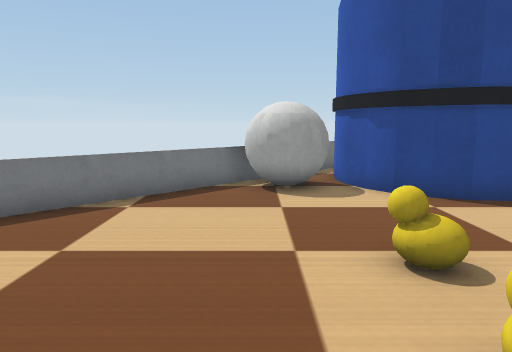
view 1 (above)

19 first-person views from a walk through a world built for the Webots simulator. The camera is 0.16 m above the floor, tilts 8° down and sees 70° across. The floor is counted in squares, 0.1 m on a side. Each view is taken from the middle of a square. On the plan, view 1 faces up. The plan holds only what a view shows up to about 17 squares ahead; the rest is blank. The robots in the file are not drawn. Webots' stock objects and surfaces are drawn as simple stand-ins.

view 2
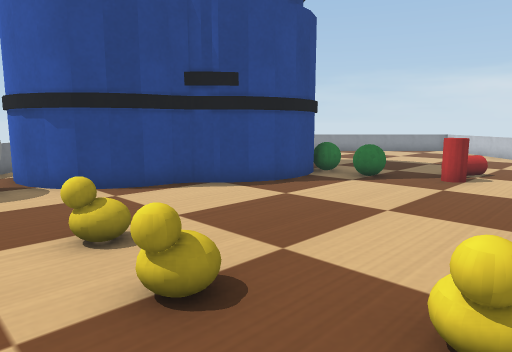

view 3
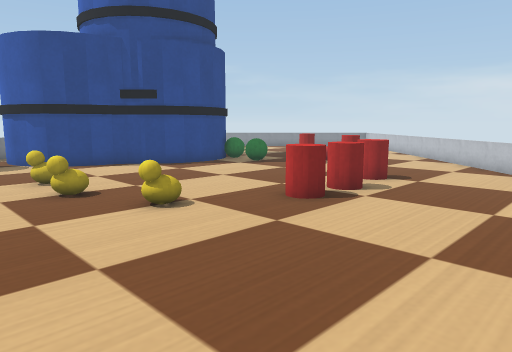

view 4
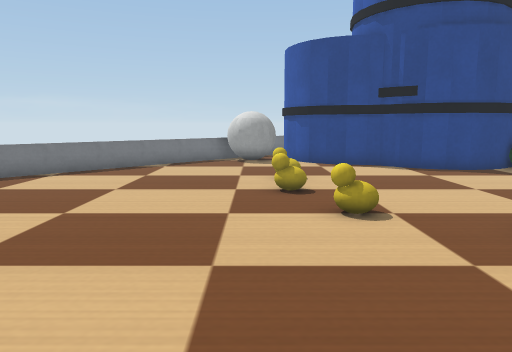

view 5
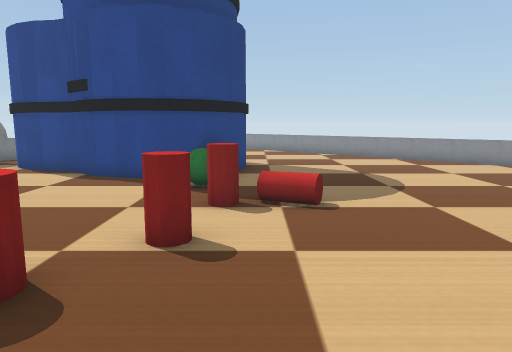

view 6
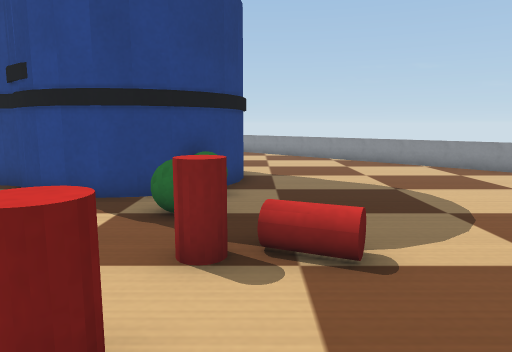

view 7
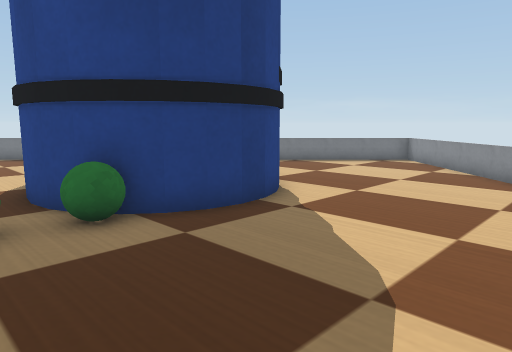

view 8
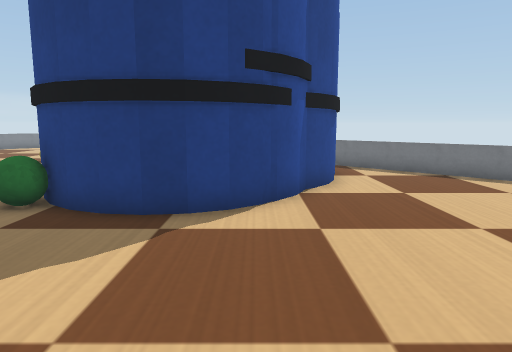

view 9
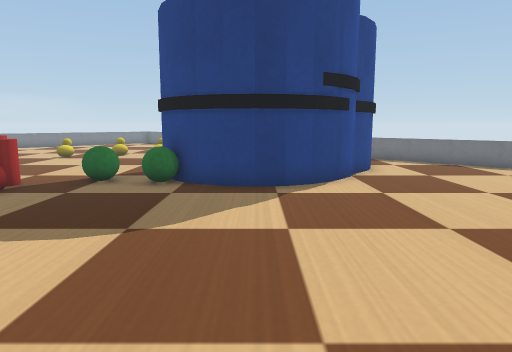

view 10
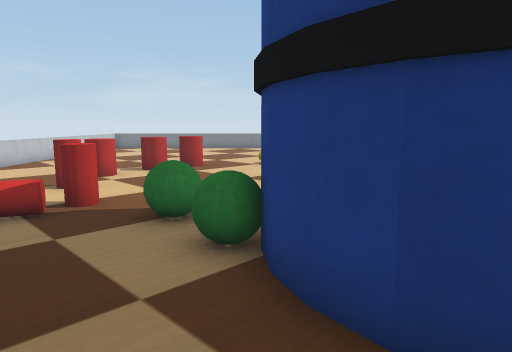

view 11
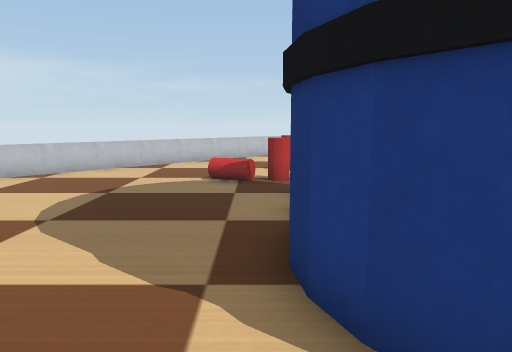

view 12
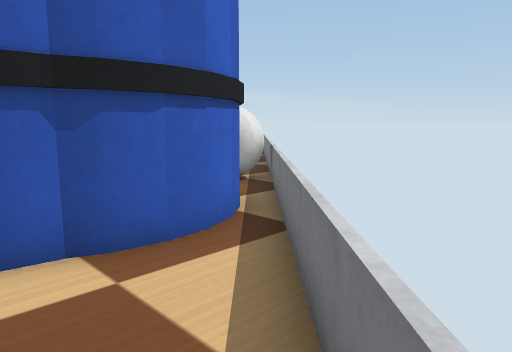

view 13
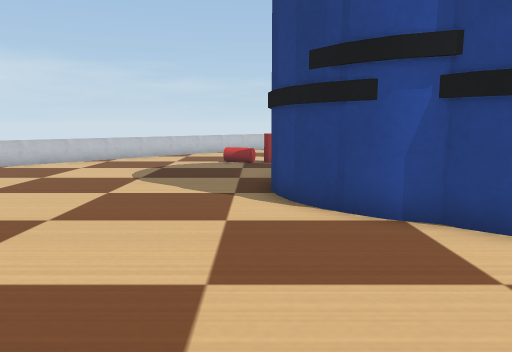

view 14
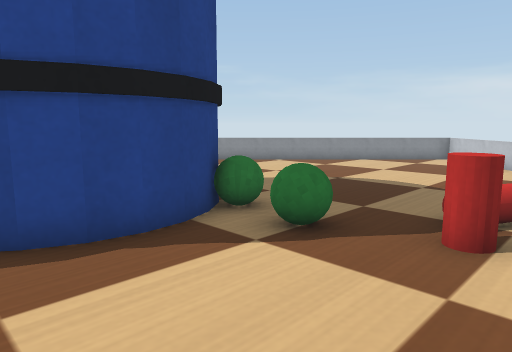

view 15
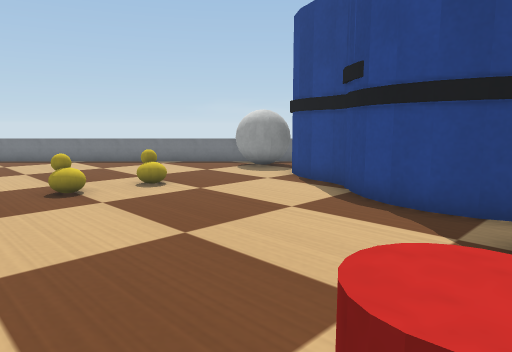

view 16
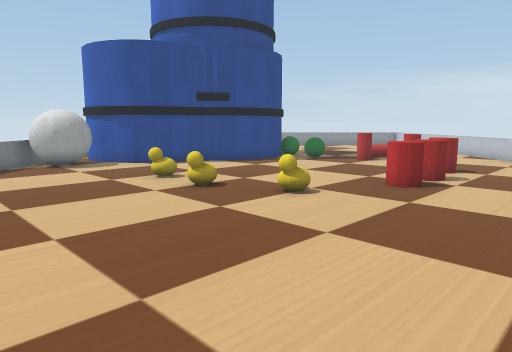

view 17
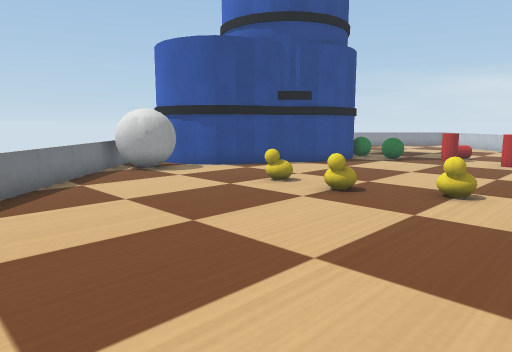

view 18
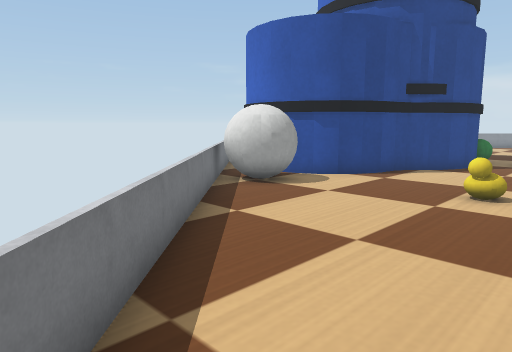

view 19
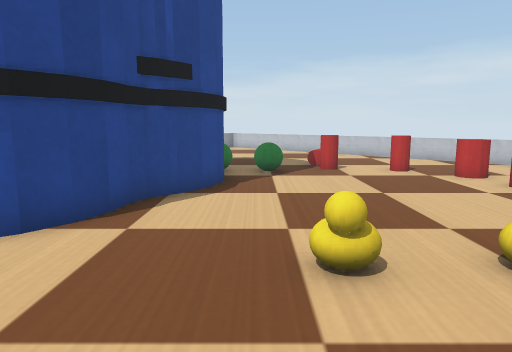

### Floor plan
Key: @ floor where view 1 was taken; # wall or solid block; . floor; = window, fence, low wall or low ledge; B barrel; A ball; R rubber duck; P apple; C drink can; J jar.
Columns run from 8 left of view 1 to 24 right of it. Each row starts with its distance up from view 1.
 21                  #=#
 20                 #=.=#
 19                #=...=#
 18               #=.....=#
 17              #=.......=#
 16             #=.........=#
 15            #=...........=#
 14           #=..B..........=#
 13           #BBB###.........=#
 12         ###B     BB........=#
 11        ##AB       B#........=#
 10       #=AAAB       B.........=#
  9      #=.AAAB       B..........=#
  8     #=......B#B    B...........=#
  7    #=.........BB BB#............=
  6   #=...........####P............=
  5  #=...............PP...........=#
  4 #=........R........P..........=
  3 =...................CC.......=#
  2  .........R........CCC......=#
  1    ........................=#
  0    .....@..R.......C......=#
 -1    ........R.....J.......=#
 -2     .........JJJ.J......=#
 -3   . ...................=#
 -4      .................=#
 -5       ...............=#
 -6     .    ...........
 -7        . .       ..=
 -8                  .=#
 -9                  =#

Positions as (right, up) in squares from view 1, and headings:
1: (0, 0), facing up
2: (0, -1), facing up-right
3: (-1, -7), facing up-right
4: (1, -7), facing up
5: (12, -5), facing up
6: (12, -2), facing up
7: (17, 4), facing up-left
8: (18, 11), facing left
9: (21, 9), facing left
10: (14, 10), facing down-left
11: (12, 13), facing down
12: (8, 18), facing down-left
13: (12, 18), facing down
14: (6, 1), facing up-right
15: (11, -1), facing up-left
16: (-4, -6), facing up-right
17: (-6, -3), facing up-right
18: (-7, 2), facing up-right
19: (-2, 5), facing right
